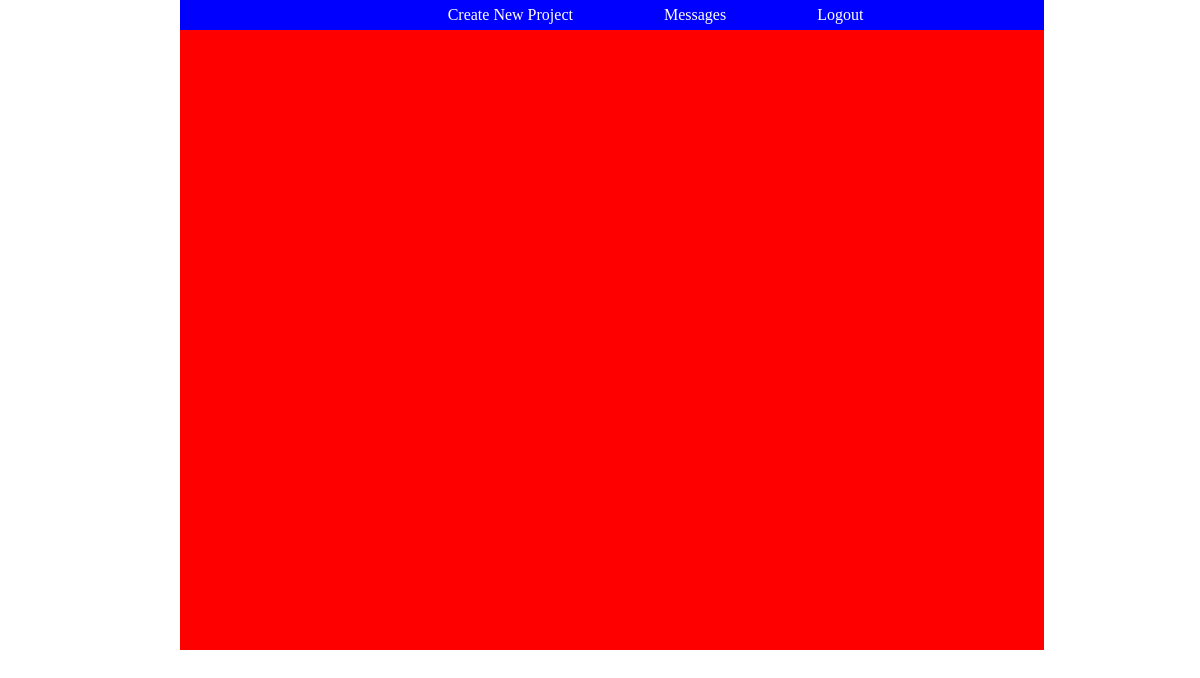
The page /dashboard (signed in) on the database as committed earlier.
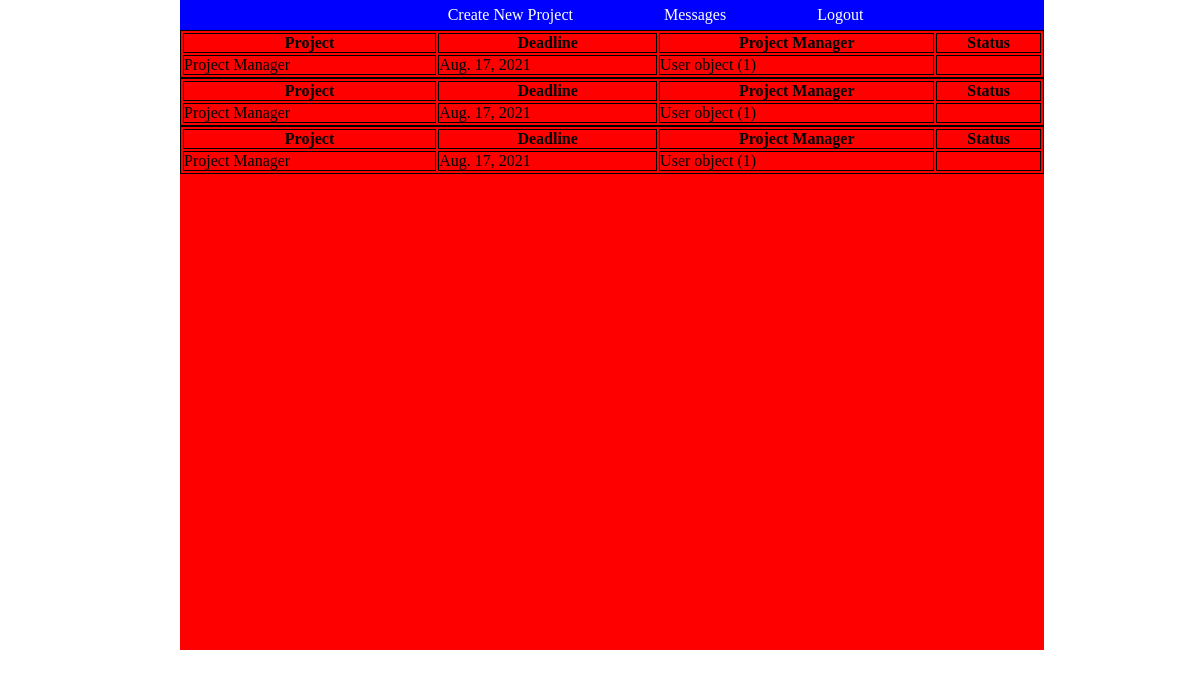
The same page on the database as committed later.
### manager/models.py (models this page shows, shortened)
class Project(models.Model):
    title = models.CharField(max_length=20)
    due_on = models.DateField()
    created_at = models.DateTimeField(auto_now_add=True)
    updated_at = models.DateTimeField(auto_now=True)
    projectManager = models.ForeignKey(User,related_name='projectManager', on_delete=CASCADE)
    contributor = models.ForeignKey(User,related_name='projects', on_delete=CASCADE)

class User(models.Model):
    first_name = CharField(max_length=50)
    last_name = CharField(max_length=50)
    job = CharField(max_length=20)
    email = CharField(max_length=70)
    password = CharField(max_length=255)
    created_at = models.DateTimeField(auto_now_add=True)
    updated_at = models.DateTimeField(auto_now=True)
    objects = UserManager()

### manager/views.py (the view)
# urls.py: path('dashboard', views.dashboard),
def dashboard(request):
    logged_user = User.objects.get(id=request.session['user_id'])
    projects = Project.objects.filter(contributor=logged_user)
    context = {
        'user_projects' : projects
    }
    return render(request, 'dashboard.html', context)

### manager/templates/dashboard.html (shortened to what this page needs)
<!DOCTYPE html>
<html lang="en">
<head>
    {% load static %}
    <link rel="stylesheet" href="{%static 'css/dashboardStylesheet.css' %} ">
</head>
<body>
    <div id="container">
        <div id="header">
            <ul>
                    <li><a href="/create_project">Create New Project</a></li>
                    <li><a href="/inbox">Messages</a></li>
                <li><a href="/">Logout</a></li>
            </ul>
        </div>
        <div id="body">
            <div id="wip">
                <div id="projectTable">
                    {%for projects in user_projects %}
                        <table>
                            <tr>
                                <th>Project</th>
                                <th>Deadline</th>
                                <th>Project Manager</th>
                                <th>Status</th>
                            </tr>
                            <tr>
                                <td>{{projects.title}} </td>
                                <td>{{projects.due_on}} </td>
                                <td>{{projects.projectManager}} </td>
                                <td>{{projects.completed}} </td>
                            </tr>
                        </table>
                    {%endfor%}
                </div>
            </div>
        </div>
    </div>
</body>
</html>

### manager/static/css/dashboardStylesheet.css (style rules this page uses)
* { margin: 0; padding: 0; }
#container { background-color: red; width: 72%; height: 650px; margin-left: 15%; }
#header { background-color: blue; width: 100%; height: 30px; display: inline-flex; align-items: center; justify-content:space-evenly; }
ul { list-style: none; }
li { display: inline; }
li a { text-decoration: none; margin-left: 87px; color: white; 20px; }
table, th, td { border: 1px solid black; }
table { width: 100%; }

Rows that differ between the two databases and show on the page:
added Project: title "Project Manager", due_on "Aug. 17, 2021", projectManager "User object (1)"
added Project: title "Project Manager", due_on "Aug. 17, 2021", projectManager "User object (1)"
added Project: title "Project Manager", due_on "Aug. 17, 2021", projectManager "User object (1)"
